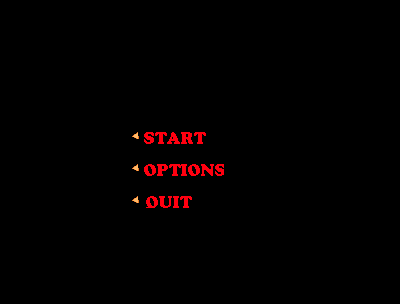

The image is a tile-based game level rendered from a .tmx file. Its description and source (layers, tilesets, objects; grid data summarised) follow:
An orthogonal 25x19 tile map with 16x16 px tiles, 2 tile layers (Tile Layer 1, animations), 2 tilesets and 2 objects (start, quit).

<map version="1.0" orientation="orthogonal" renderorder="right-down" width="25" height="19" tilewidth="16" tileheight="16" nextobjectid="6">
 <tileset firstgid="1" name="ss" tilewidth="16" tileheight="16" tilecount="256" columns="16">
  <image source="menuStuff.png" width="256" height="256" />
 </tileset>
 <tileset firstgid="257" name="animation" tilewidth="16" tileheight="16" tilecount="300" columns="20">
  <image source="NpcSym2.png" width="320" height="240" />
  <tile id="20">
   <animation>
    <frame tileid="20" duration="100" />
    <frame tileid="21" duration="100" />
    <frame tileid="22" duration="100" />
    <frame tileid="23" duration="100" />
    <frame tileid="24" duration="100" />
   </animation>
  </tile>
  <tile id="24">
   <animation>
    <frame tileid="24" duration="100" />
    <frame tileid="25" duration="100" />
    <frame tileid="26" duration="100" />
    <frame tileid="27" duration="100" />
    <frame tileid="28" duration="100" />
   </animation>
  </tile>
 </tileset>
 <layer name="Tile Layer 1" width="25" height="19">
  <data>[475 cells, 13 non-empty, 13 distinct tile ids]</data>
 </layer>
 <objectgroup color="#ff0000" name="options">
  <object id="2" name="start" x="144.333" y="128.5" width="63.1667" height="16" />
  <object id="4" name="quit" x="143.833" y="192.083" width="48.8333" height="16" />
 </objectgroup>
 <layer name="animations" width="25" height="19">
  <data>[475 cells, 3 non-empty, 1 distinct tile ids]</data>
 </layer>
</map>
